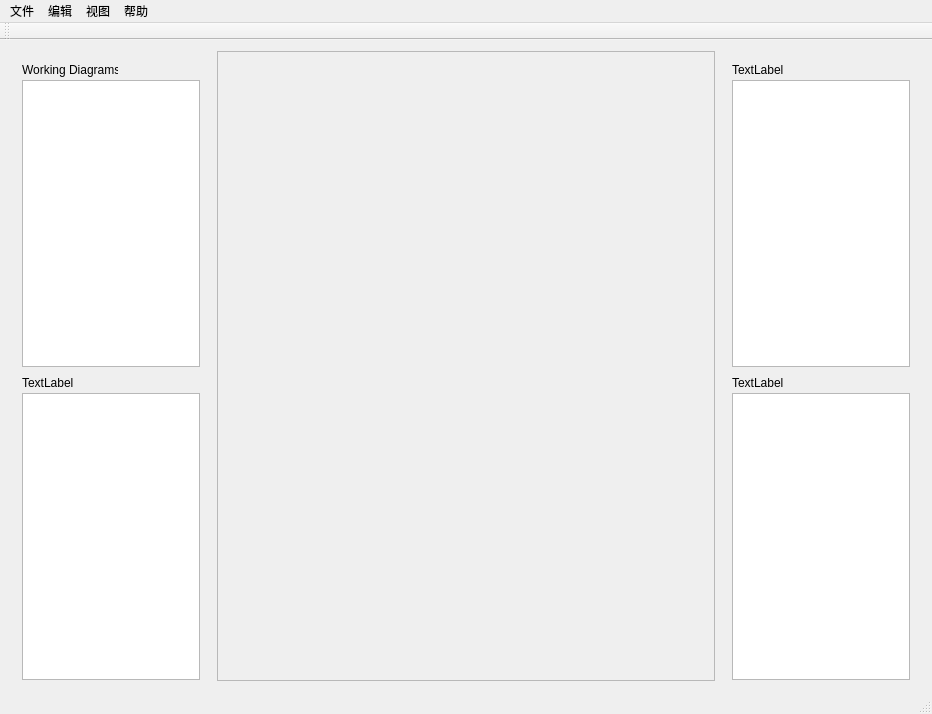
<?xml version="1.0" encoding="UTF-8"?>
<ui version="4.0">
 <class>MainWindow</class>
 <widget class="QMainWindow" name="MainWindow">
  <property name="geometry">
   <rect>
    <x>0</x>
    <y>0</y>
    <width>932</width>
    <height>714</height>
   </rect>
  </property>
  <property name="windowTitle">
   <string>MainWindow</string>
  </property>
  <widget class="QWidget" name="centralWidget">
   <layout class="QGridLayout" name="gridLayout">
    <item row="0" column="0">
     <widget class="QWidget" name="leftWidget" native="true">
      <property name="minimumSize">
       <size>
        <width>200</width>
        <height>0</height>
       </size>
      </property>
      <property name="maximumSize">
       <size>
        <width>200</width>
        <height>16777215</height>
       </size>
      </property>
      <widget class="QLabel" name="label">
       <property name="geometry">
        <rect>
         <x>11</x>
         <y>11</y>
         <width>96</width>
         <height>16</height>
        </rect>
       </property>
       <property name="text">
        <string>Working Diagrams</string>
       </property>
      </widget>
      <widget class="QListView" name="listView">
       <property name="geometry">
        <rect>
         <x>11</x>
         <y>29</y>
         <width>178</width>
         <height>287</height>
        </rect>
       </property>
      </widget>
      <widget class="QLabel" name="label_2">
       <property name="geometry">
        <rect>
         <x>11</x>
         <y>324</y>
         <width>54</width>
         <height>16</height>
        </rect>
       </property>
       <property name="text">
        <string>TextLabel</string>
       </property>
      </widget>
      <widget class="QListView" name="listView_2">
       <property name="geometry">
        <rect>
         <x>11</x>
         <y>342</y>
         <width>178</width>
         <height>287</height>
        </rect>
       </property>
      </widget>
     </widget>
    </item>
    <item row="0" column="2">
     <widget class="QWidget" name="rightWidget" native="true">
      <property name="minimumSize">
       <size>
        <width>200</width>
        <height>0</height>
       </size>
      </property>
      <property name="maximumSize">
       <size>
        <width>200</width>
        <height>16777215</height>
       </size>
      </property>
      <widget class="QListView" name="listView_3">
       <property name="geometry">
        <rect>
         <x>11</x>
         <y>29</y>
         <width>178</width>
         <height>287</height>
        </rect>
       </property>
      </widget>
      <widget class="QLabel" name="label_3">
       <property name="geometry">
        <rect>
         <x>11</x>
         <y>11</y>
         <width>54</width>
         <height>16</height>
        </rect>
       </property>
       <property name="text">
        <string>TextLabel</string>
       </property>
      </widget>
      <widget class="QListView" name="listView_4">
       <property name="geometry">
        <rect>
         <x>11</x>
         <y>342</y>
         <width>178</width>
         <height>287</height>
        </rect>
       </property>
      </widget>
      <widget class="QLabel" name="label_4">
       <property name="geometry">
        <rect>
         <x>11</x>
         <y>324</y>
         <width>54</width>
         <height>16</height>
        </rect>
       </property>
       <property name="text">
        <string>TextLabel</string>
       </property>
      </widget>
      <zorder>listView_3</zorder>
      <zorder>label_3</zorder>
      <zorder>listView_4</zorder>
      <zorder>label_4</zorder>
      <zorder>widget</zorder>
      <zorder>widget</zorder>
     </widget>
    </item>
    <item row="0" column="1">
     <widget class="QScrollArea" name="scrollArea">
      <property name="widgetResizable">
       <bool>true</bool>
      </property>
      <widget class="MidWindow" name="scrollAreaWidgetContents">
       <property name="geometry">
        <rect>
         <x>0</x>
         <y>0</y>
         <width>500</width>
         <height>637</height>
        </rect>
       </property>
       <widget class="ZoomArea" name="zoomArea" native="true">
        <property name="geometry">
         <rect>
          <x>300</x>
          <y>440</y>
          <width>150</width>
          <height>150</height>
         </rect>
        </property>
        <property name="minimumSize">
         <size>
          <width>150</width>
          <height>150</height>
         </size>
        </property>
        <property name="maximumSize">
         <size>
          <width>150</width>
          <height>150</height>
         </size>
        </property>
       </widget>
      </widget>
     </widget>
    </item>
   </layout>
  </widget>
  <widget class="QMenuBar" name="menuBar">
   <property name="geometry">
    <rect>
     <x>0</x>
     <y>0</y>
     <width>932</width>
     <height>23</height>
    </rect>
   </property>
   <widget class="QMenu" name="menu">
    <property name="title">
     <string>文件</string>
    </property>
   </widget>
   <widget class="QMenu" name="menu_2">
    <property name="title">
     <string>编辑</string>
    </property>
   </widget>
   <widget class="QMenu" name="menu_3">
    <property name="title">
     <string>视图</string>
    </property>
   </widget>
   <widget class="QMenu" name="menu_4">
    <property name="title">
     <string>帮助</string>
    </property>
   </widget>
   <addaction name="menu"/>
   <addaction name="menu_2"/>
   <addaction name="menu_3"/>
   <addaction name="menu_4"/>
  </widget>
  <widget class="QToolBar" name="mainToolBar">
   <attribute name="toolBarArea">
    <enum>TopToolBarArea</enum>
   </attribute>
   <attribute name="toolBarBreak">
    <bool>false</bool>
   </attribute>
  </widget>
  <widget class="QStatusBar" name="statusBar"/>
 </widget>
 <layoutdefault spacing="6" margin="11"/>
 <customwidgets>
  <customwidget>
   <class>MidWindow</class>
   <extends>QWidget</extends>
   <header>midWindow.h</header>
   <container>1</container>
  </customwidget>
  <customwidget>
   <class>ZoomArea</class>
   <extends>QWidget</extends>
   <header>zoomArea.h</header>
   <container>1</container>
  </customwidget>
 </customwidgets>
 <resources/>
 <connections/>
</ui>
